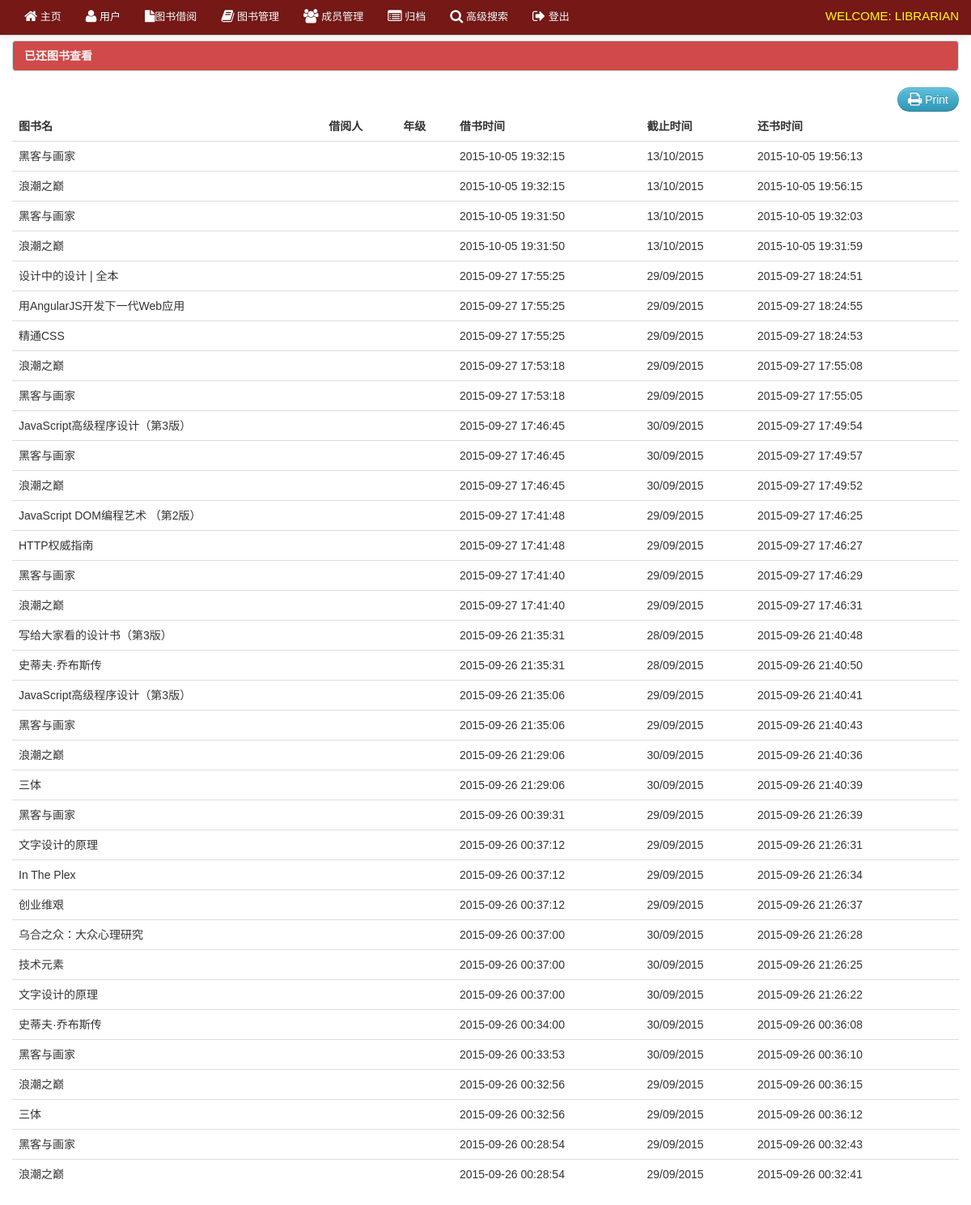
The app's page /librarian/return.php (signed in) with its own data.
### tables this page shows
CREATE TABLE IF NOT EXISTS `borrowdetails` (
  `borrow_details_id` int(11) NOT NULL,
  `book_id` int(11) NOT NULL,
  `borrow_id` int(11) NOT NULL,
  `borrower_name` varchar(50) NOT NULL,
  `borrow_status` varchar(50) NOT NULL,
  `date_return` varchar(100) NOT NULL
);

CREATE TABLE IF NOT EXISTS `book` (
  `book_id` int(11) NOT NULL,
  `book_title` varchar(100) NOT NULL,
  `category_id` int(50) NOT NULL,
  `author` varchar(50) NOT NULL,
  `book_copies` int(11) NOT NULL,
  `book_pub` varchar(100) NOT NULL,
  `publisher_name` varchar(100) NOT NULL,
  `isbn` varchar(50) NOT NULL,
  `copyright_year` int(11) NOT NULL,
  `date_receive` varchar(20) NOT NULL,
  `date_added` datetime NOT NULL,
  `status` varchar(30) NOT NULL
);

CREATE TABLE IF NOT EXISTS `borrow` (
  `borrow_id` int(11) NOT NULL,
  `member_id` bigint(50) NOT NULL,
  `date_borrow` varchar(100) NOT NULL,
  `due_date` varchar(100) DEFAULT NULL
);

### librarian/return.php (the view, shortened to what this page needs)
<?php include 'header.php';?>
<?php include 'navbar_borrow.php';?>
<div class="container">
  <div class="margin-top">
    <div class="row">
      <div class="span12">
        <div class="alert alert-info">
          <strong>已还图书查看</strong>
        </div>
        <table cellpadding="0" cellspacing="0" border="0" class="table" id="example">
          <div class="pull-right">
            <a href="" onclick="window.print()" class="btn btn-info">
              <i class="icon-print icon-large"></i>
              Print</a>
          </div>
          <thead>
            <tr>
              <th>图书名</th>
              <th>借阅人</th>
              <th>年级</th>
              <th>借书时间</th>
              <th>截止时间</th>
              <th>还书时间</th>
            </tr>
          </thead>
          <tbody>
            <?php $user_query = mysql_query("select * from borrow LEFT JOIN member ON borrow.member_id = member.member_id LEFT JOIN borrowdetails ON borrow.borrow_id = borrowdetails.borrow_id LEFT JOIN book on borrowdetails.book_id = book.book_id where
            borrowdetails.borrow_status = 'returned'ORDER BY borrow.borrow_id DESC ") or die(mysql_error()); while ($row = mysql_fetch_array($user_query)) { $id = $row['borrow_id']; $book_id = $row['book_id']; $borrow_details_id = $row['borrow_details_id']; ?>
            <tr class="del<?php echo $id?>">
              <td><?php echo $row['book_title'];?></td>
              <td><?php echo $row['firstname'] . " " . $row['lastname'];?></td>
              <td><?php echo $row['year_level'];?></td>
              <td><?php echo $row['date_borrow'];?></td>
              <td><?php echo $row['due_date'];?>
              </td>
              <td><?php echo $row['date_return'];?>
              </td>
              <td></td>
            </tr>
            <?php }
?>
          </tbody>
        </table>
      </div>
    </div>
  </div>
</div>
<?php include 'footer.php'?>

### librarian/css/docs.css (style rules this page uses)
body { font-family:'TR Century Gothic',Helvetica,Arial,sans-serif !important; }
.btn { border-radius: 25px !important; }
.alert { text-shadow: none; }
th { text-transform:uppercase; }
.margin-top { margin-top:50px; }
body { background: url(../img/grid_noise.png); position: relative; }

### librarian/css/print.css (style rules this page uses)
th { text-align:left; }
td { text-align:left; border-top:1px solid; padding:2px; }
.btn { display:none; }
.alert { display:none; }
body { font-family:arial; font-size:13px; }

### records on screen
borrowdetails: book.book_title "黑客与画家", borrow.date_borrow "2015-10-05 19:32:15", borrow.due_date "13/10/2015", date_return "2015-10-05 19:56:13"
borrowdetails: book.book_title "浪潮之巅", borrow.date_borrow "2015-10-05 19:32:15", borrow.due_date "13/10/2015", date_return "2015-10-05 19:56:15"
borrowdetails: book.book_title "黑客与画家", borrow.date_borrow "2015-10-05 19:31:50", borrow.due_date "13/10/2015", date_return "2015-10-05 19:32:03"
borrowdetails: book.book_title "浪潮之巅", borrow.date_borrow "2015-10-05 19:31:50", borrow.due_date "13/10/2015", date_return "2015-10-05 19:31:59"
borrowdetails: book.book_title "设计中的设计 | 全本", borrow.date_borrow "2015-09-27 17:55:25", borrow.due_date "29/09/2015", date_return "2015-09-27 18:24:51"
borrowdetails: book.book_title "用AngularJS开发下一代Web应用", borrow.date_borrow "2015-09-27 17:55:25", borrow.due_date "29/09/2015", date_return "2015-09-27 18:24:55"
borrowdetails: book.book_title "精通CSS", borrow.date_borrow "2015-09-27 17:55:25", borrow.due_date "29/09/2015", date_return "2015-09-27 18:24:53"
borrowdetails: book.book_title "浪潮之巅", borrow.date_borrow "2015-09-27 17:53:18", borrow.due_date "29/09/2015", date_return "2015-09-27 17:55:08"
borrowdetails: book.book_title "黑客与画家", borrow.date_borrow "2015-09-27 17:53:18", borrow.due_date "29/09/2015", date_return "2015-09-27 17:55:05"
borrowdetails: book.book_title "JavaScript高级程序设计（第3版）", borrow.date_borrow "2015-09-27 17:46:45", borrow.due_date "30/09/2015", date_return "2015-09-27 17:49:54"
borrowdetails: book.book_title "黑客与画家", borrow.date_borrow "2015-09-27 17:46:45", borrow.due_date "30/09/2015", date_return "2015-09-27 17:49:57"
borrowdetails: book.book_title "浪潮之巅", borrow.date_borrow "2015-09-27 17:46:45", borrow.due_date "30/09/2015", date_return "2015-09-27 17:49:52"
borrowdetails: book.book_title "JavaScript DOM编程艺术 （第2版）", borrow.date_borrow "2015-09-27 17:41:48", borrow.due_date "29/09/2015", date_return "2015-09-27 17:46:25"
borrowdetails: book.book_title "HTTP权威指南", borrow.date_borrow "2015-09-27 17:41:48", borrow.due_date "29/09/2015", date_return "2015-09-27 17:46:27"
borrowdetails: book.book_title "黑客与画家", borrow.date_borrow "2015-09-27 17:41:40", borrow.due_date "29/09/2015", date_return "2015-09-27 17:46:29"
borrowdetails: book.book_title "浪潮之巅", borrow.date_borrow "2015-09-27 17:41:40", borrow.due_date "29/09/2015", date_return "2015-09-27 17:46:31"
borrowdetails: book.book_title "写给大家看的设计书（第3版）", borrow.date_borrow "2015-09-26 21:35:31", borrow.due_date "28/09/2015", date_return "2015-09-26 21:40:48"
borrowdetails: book.book_title "史蒂夫·乔布斯传", borrow.date_borrow "2015-09-26 21:35:31", borrow.due_date "28/09/2015", date_return "2015-09-26 21:40:50"
borrowdetails: book.book_title "JavaScript高级程序设计（第3版）", borrow.date_borrow "2015-09-26 21:35:06", borrow.due_date "29/09/2015", date_return "2015-09-26 21:40:41"
borrowdetails: book.book_title "黑客与画家", borrow.date_borrow "2015-09-26 21:35:06", borrow.due_date "29/09/2015", date_return "2015-09-26 21:40:43"
borrowdetails: book.book_title "浪潮之巅", borrow.date_borrow "2015-09-26 21:29:06", borrow.due_date "30/09/2015", date_return "2015-09-26 21:40:36"
borrowdetails: book.book_title "三体", borrow.date_borrow "2015-09-26 21:29:06", borrow.due_date "30/09/2015", date_return "2015-09-26 21:40:39"
borrowdetails: book.book_title "黑客与画家", borrow.date_borrow "2015-09-26 00:39:31", borrow.due_date "29/09/2015", date_return "2015-09-26 21:26:39"
borrowdetails: book.book_title "文字设计的原理", borrow.date_borrow "2015-09-26 00:37:12", borrow.due_date "29/09/2015", date_return "2015-09-26 21:26:31"
borrowdetails: book.book_title "In The Plex", borrow.date_borrow "2015-09-26 00:37:12", borrow.due_date "29/09/2015", date_return "2015-09-26 21:26:34"
borrowdetails: book.book_title "创业维艰", borrow.date_borrow "2015-09-26 00:37:12", borrow.due_date "29/09/2015", date_return "2015-09-26 21:26:37"
borrowdetails: book.book_title "乌合之众：大众心理研究", borrow.date_borrow "2015-09-26 00:37:00", borrow.due_date "30/09/2015", date_return "2015-09-26 21:26:28"
borrowdetails: book.book_title "技术元素", borrow.date_borrow "2015-09-26 00:37:00", borrow.due_date "30/09/2015", date_return "2015-09-26 21:26:25"
borrowdetails: book.book_title "文字设计的原理", borrow.date_borrow "2015-09-26 00:37:00", borrow.due_date "30/09/2015", date_return "2015-09-26 21:26:22"
borrowdetails: book.book_title "史蒂夫·乔布斯传", borrow.date_borrow "2015-09-26 00:34:00", borrow.due_date "30/09/2015", date_return "2015-09-26 00:36:08"
borrowdetails: book.book_title "黑客与画家", borrow.date_borrow "2015-09-26 00:33:53", borrow.due_date "30/09/2015", date_return "2015-09-26 00:36:10"
borrowdetails: book.book_title "浪潮之巅", borrow.date_borrow "2015-09-26 00:32:56", borrow.due_date "29/09/2015", date_return "2015-09-26 00:36:15"
borrowdetails: book.book_title "三体", borrow.date_borrow "2015-09-26 00:32:56", borrow.due_date "29/09/2015", date_return "2015-09-26 00:36:12"
borrowdetails: book.book_title "黑客与画家", borrow.date_borrow "2015-09-26 00:28:54", borrow.due_date "29/09/2015", date_return "2015-09-26 00:32:43"
borrowdetails: book.book_title "浪潮之巅", borrow.date_borrow "2015-09-26 00:28:54", borrow.due_date "29/09/2015", date_return "2015-09-26 00:32:41"
